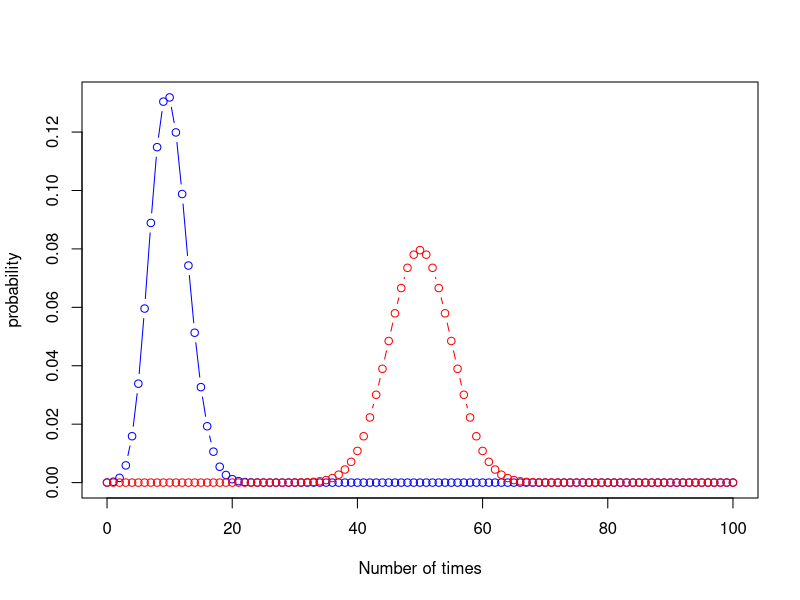

This figure's R source: (Note: this script raises an error after producing the figure.)
# test null model ---- 
p1 <- 0.2
p2 <- 0.5
grid <- 0:100
probability_both_sleep <- dbinom(x = grid, size = 100, prob = p1 * p2)
probability_syncronised <- dbinom(x = grid, size = 100, prob = 1 - (p1 * (1 - p2) + (1 - p1) * p2))

plot(grid, probability_both_sleep, type="b", col = "blue",
     xlab="Number of times",
     ylab="probability")
lines(grid, probability_syncronised, col='red', type = "b")

# markov method to test hypothesis
mm <- data.table(n_both_sleep = replicate(100000, sum(rbinom(n = 100, size = 1, prob = p1) * 
                                                        rbinom(n = 100, size = 1, prob = p2))),
                 n_syncronised = replicate(100000, sum(xor(rbinom(n = 100, size = 1, prob = p1),
                                                           rbinom(n = 100, size = 1, prob = p2))))
) 

hist(mm$n_both_sleep, xlim = c(0, 100))
hist(mm$n_syncronised, xlim = c(0, 100))
# works great!!

# check if temporal structure changes null expectation (very sleazy)
probs <- seq(0.1, 0.9, by = 0.1)
r <- 10 # autocorrelation of successes and not succesess
l <- 100 # autocorrelation of just succecess
n <- 839352 # sample size

sim_data <- sapply(probs, FUN = function(x) {rbinom(n, 1, x)})
sim_data_str <- sapply(probs, FUN = function(x) {
  rbinom(n / r, 1, x) %>>%
    rep(each = r)})
sim_data_str2 <- sapply( 1 / (l * (1 - probs) / probs + 1), FUN = function(x) {
  res <- rbinom(n + n*l, 1, x)
  rep(res, ifelse(res == 1, l, 1))[1:n]
})

# check 
apply(sim_data, 2, mean)
apply(sim_data_str, 2, mean)
apply(sim_data_str2, 2, mean)

# P(N)
hist(apply(sim_data, 1, sum), breaks = 8)
hist(apply(sim_data_str, 1, sum), breaks = 8)
hist(apply(sim_data_str2, 1, sum), breaks = 8)
# nice

# P(ID|N)
sim_data_d <- data.frame()
colnames(sim_data) <- c("a", "b","c","d","e","f","g","h","i")
for(id in colnames(sim_data)) {
  print(id)
  sim_data_d <- rbind(sim_data_d, 
                           as.data.table(sim_data)[, ":="(number_sleeping = apply(sim_data, 1, sum))
                           ][, .(count = .N),
                             by = list(number_sleeping, get(id))
                           ][, ":="(id = id)] |>
                             setnames("get", "is_sleeping"))
}

sim_data_d_m <- copy(sim_data_d)[, ':='(is_sleeping = case_when(is_sleeping == 1 ~ "Sleeping",
                                                                          is_sleeping == 0 ~ "Awake"))
][is_sleeping == "Sleeping",
  # ":="(number_sleeping = number_sleeping - 1), # exclude focus individual
  ":="(number_sleeping = number_sleeping ), # dont exclude focus individual
  # likelihood calculations
][, ":="(tot_id = sum(count)), 
  by = list(is_sleeping, id)
][, ":="(freq_sleep_by_id = count / tot_id), 
  by = list(is_sleeping, id, number_sleeping)
  # posterior calculations
][, ":="(tot_sleeping = sum(count)),
  by = list(is_sleeping, number_sleeping)
][, ":="(freq_number_sleeping = tot_sleeping / sum(count)),
  by = is_sleeping
][, ":="(freq_id_by_sleep = count / tot_sleeping), 
  by = list(is_sleeping, number_sleeping, id)
][, ":="(check = sum(freq_sleep_by_id)), 
  by = list(is_sleeping, id)
][, ":="(check2 = sum(freq_id_by_sleep)), 
  by = list(is_sleeping, number_sleeping)]


ggplot(sim_data_d_m) +
  geom_line(aes(number_sleeping, freq_id_by_sleep, group = id),
            linewidth = 1) +
  ylab("Probability") +
  facet_wrap(~is_sleeping) +
  background_grid()



sim_data_str_d <- data.frame()
colnames(sim_data_str) <- c("a", "b","c","d","e","f","g","h","i")
for(id in colnames(sim_data_str)) {
  print(id)
  sim_data_str_d <- rbind(sim_data_str_d, 
                           as.data.table(sim_data_str)[, ":="(number_sleeping = apply(sim_data_str, 1, sum))
                           ][, .(count = .N),
                             by = list(number_sleeping, get(id))
                           ][, ":="(id = id)] |>
                             setnames("get", "is_sleeping"))
}

sim_data_str_d_m <- copy(sim_data_str_d)[, ':='(is_sleeping = case_when(is_sleeping == 1 ~ "Sleeping",
                                                                        is_sleeping == 0 ~ "Awake"))
][is_sleeping == "Sleeping",
  # ":="(number_sleeping = number_sleeping - 1), # exclude focus individual
  ":="(number_sleeping = number_sleeping ), # dont exclude focus individual
  # likelihood calculations
][, ":="(tot_id = sum(count)), 
  by = list(is_sleeping, id)
][, ":="(freq_sleep_by_id = count / tot_id), 
  by = list(is_sleeping, id, number_sleeping)
  # posterior calculations
][, ":="(tot_sleeping = sum(count)),
  by = list(is_sleeping, number_sleeping)
][, ":="(freq_number_sleeping = tot_sleeping / sum(count)),
  by = is_sleeping
][, ":="(freq_id_by_sleep = count / tot_sleeping), 
  by = list(is_sleeping, number_sleeping, id)
][, ":="(check = sum(freq_sleep_by_id)), 
  by = list(is_sleeping, id)
][, ":="(check2 = sum(freq_id_by_sleep)), 
  by = list(is_sleeping, number_sleeping)]


ggplot(sim_data_str_d_m) +
  geom_line(aes(number_sleeping, freq_id_by_sleep, group = id),
            linewidth = 1) +
  ylab("Probability") +
  facet_wrap(~is_sleeping) +
  background_grid()


sim_data_str2_d <- data.frame()
colnames(sim_data_str2) <- c("a", "b","c","d","e","f","g","h","i")
for(id in colnames(sim_data_str2)) {
  print(id)
  sim_data_str2_d <- rbind(sim_data_str2_d, 
                           as.data.table(sim_data_str2)[, ":="(number_sleeping = apply(sim_data_str2, 1, sum))
                                                        ][, .(count = .N),
                          by = list(number_sleeping, get(id))
                        ][, ":="(id = id)] |>
                          setnames("get", "is_sleeping"))
}

sim_data_str2_d_m <- copy(sim_data_str2_d)[, ':='(is_sleeping = case_when(is_sleeping == 1 ~ "Sleeping",
                                 is_sleeping == 0 ~ "Awake"))
][is_sleeping == "Sleeping",
  # ":="(number_sleeping = number_sleeping - 1), # exclude focus individual
  ":="(number_sleeping = number_sleeping ), # dont exclude focus individual
  # likelihood calculations
][, ":="(tot_id = sum(count)), 
  by = list(is_sleeping, id)
][, ":="(freq_sleep_by_id = count / tot_id), 
  by = list(is_sleeping, id, number_sleeping)
  # posterior calculations
][, ":="(tot_sleeping = sum(count)),
  by = list(is_sleeping, number_sleeping)
][, ":="(freq_number_sleeping = tot_sleeping / sum(count)),
  by = is_sleeping
][, ":="(freq_id_by_sleep = count / tot_sleeping), 
  by = list(is_sleeping, number_sleeping, id)
][, ":="(check = sum(freq_sleep_by_id)), 
  by = list(is_sleeping, id)
][, ":="(check2 = sum(freq_id_by_sleep)), 
  by = list(is_sleeping, number_sleeping)]


ggplot(sim_data_str2_d_m) +
  geom_line(aes(number_sleeping, freq_id_by_sleep, group = id),
            linewidth = 1) +
  ylab("Probability") +
  facet_wrap(~is_sleeping) +
  background_grid()

test_null_combined <- rbind(sim_data_d_m |> mutate(try = 1),
                            sim_data_str_d_m |> mutate(try = 2),
                            sim_data_str2_d_m |> mutate(try = 3))


ggplot(test_null_combined) +
  geom_line(aes(number_sleeping, freq_id_by_sleep, color = as.factor(try), group = interaction(try, id)),
            linewidth = 1) +
  ylab("Probability") +
  facet_wrap(~is_sleeping) +
  background_grid()

# check if shift leads to null model
sequence <- sapply(0.7, FUN = function(x) {
  rbinom(n / r, 1, x) %>>%
    rep(each = r)})

sequence2 <- sapply(0.5, FUN = function(x) {
  rbinom(n / r, 1, x) %>>%
    rep(each = r)})

test <- data.table()
for(shift in 1:1000) {
  print(shift)
  test <- rbind(test, table(head(sequence, -shift) + tail(sequence, -shift)))
}

test_m <- copy(test)[, ":="(V1 = as.factor(V1),
                      N = as.numeric(N))
               ][, ":="(shift = rep(1:(.N/3), each = 3))
                 ][, ":="(tot = sum(N)), by = shift
                   ][, ":="(prop = N/tot)]

ggplot(test_m) +
  geom_line(aes(shift, prop, color = V1)) +
  geom_hline(aes(yintercept = 0.7*0.7))







# Null model pairwise interactions ----
## find data associations ---
# for nighttime
id_behvaiour <- combined_m[, ids, with = F]
result_syncrony <- data.frame()
for(i in 1:length(idsRanked)) {
  print(i)
  for(j in 1:length(idsRanked)) {
    print(j)
    result_syncrony <- rbind(result_syncrony, 
                             data.frame(id = colnames(id_behvaiour)[i], 
                                        id_pair = colnames(id_behvaiour)[j]) |>
                               cbind((id_behvaiour[, ..i] + id_behvaiour[, ..j])[, .(tot = .N), 
                                                                                 by = eval(colnames(id_behvaiour)[i])] |>
                                       setnames(old = colnames(id_behvaiour)[i], 
                                                new = "syncrony")))
  }
}

ggplot(as.data.table(result_syncrony)[syncrony == 1
][, ":="(id = factor(id, 
                     levels = idsRanked_wrong_names),
         id_pair = factor(id_pair, 
                     levels = idsRanked_wrong_names))
][order(id, id_pair)])  +
  geom_point(aes(id, tot)) +
  geom_smooth(aes(id, tot, group = id_pair), 
              method = "lm") +
  facet_wrap(~id_pair) +
  background_grid()

ggsave("figures/test/trinity_bug/syncro.png",
       bg = "white",
       height = 15,
       width = 15)

# for daytime and night
# id_behvaiour_day <- combined_night_m[order(dateTime)][is_night == T][, ids, with = F]
# result_syncrony_day <- data.frame()
# for(i in 1:length(idsRanked)) {
#   print(i)
#   for(j in 1:length(idsRanked)) {
#     print(j)
#     result_syncrony_day <- rbind(result_syncrony_day, 
#                                  data.frame(id = colnames(id_behvaiour_day)[i], 
#                                             id_pair = colnames(id_behvaiour_day)[j]) |>
#                                    cbind(
#                                      setnames(cbind(id_behvaiour_day[, ..i] + id_behvaiour_day[, ..j],
#                                                     combined_night_m[order(dateTime)][is_night == T][, "id_nightday"]),
#                                               old = colnames(id_behvaiour_day)[i], 
#                                               new = "syncrony")[, .(tot = .N), 
#                                                                 by = list(id_nightday, syncrony)]
#                                    ))
#   }
# } 
# 
# ggplot(as.data.table(result_syncrony_day)[syncrony == 1])  +
#   geom_point(aes(id, tot, color = as.factor(id_nightday))) +
#   geom_smooth(aes(id, tot, group = id_pair), 
#               method = "lm") +
#   facet_wrap(~id_pair) +
#   background_grid()

result_syncrony_m <- (as.data.table(result_syncrony)[!is.na(syncrony), ":="(coocurrences = sum(tot)), 
                                                     by = list(id, id_pair)
][, ":="(association = tot/coocurrences)
][, ':='(id = case_when(id == "Sheb" ~"Shebeleza",
                        T ~ id))
][, ':='(id_pair = case_when(id_pair == "Sheb" ~"Shebeleza",
                             T ~ id_pair))
] |> #[id != id_pair][order(syncrony, association, id, id_pair) # keep only one of the symmetric interactions that are present][seq(1, nrow(result_syncrony), by = 2)]
  merge(dominance_id |> rename(dominance_id = dominance, sex_id = sex), 
        by = "id",
        all.x = TRUE) |>
  merge(dominance_id |> rename(dominance_pair = dominance, sex_pair = sex), 
        by.x = "id_pair",
        by.y = "id",
        all.x = TRUE))[, ":="(id = factor(id, levels = idsRanked),
                              id_pair = factor(id_pair, levels = idsRanked))
        ][, ":="(test = sum(association)),
          by = list(id, id_pair)
        ]

ggplot(result_syncrony_m[syncrony == 1])  +
  geom_point(aes(id, association)) +
  geom_smooth(aes(id, association, group = id_pair), 
              method = "lm") +
  facet_wrap(~id_pair) +
  background_grid()

ggsave(here("figures", "test", "t0.03.png"), #"freq-sleep~dominance_INT_sex.png"
       height = 10,
       width = 10,
       bg = "white")

## Create null model ----
null_model_components <- result_syncrony_m[id == id_pair & syncrony == 2
                                           ][, c("id", "coocurrences", "tot", "association")] |>
  rename(n_sleep = tot, tot = coocurrences, prob_sleep = association) |>
  mutate(id = factor(id, levels = idsRanked)) |>
  arrange(id)

# checks
ggplot(null_model_components |>
         merge(dominance_id)) +
  geom_point(aes(dominance, prob_sleep))

ggplot(night_sleep) +
  geom_point(aes(dominance, mean_freq_sleep)) 

observed_data <- result_syncrony_m[, c("id", "id_pair", "syncrony", "tot", "association")] |> #[id != id_pair]
  rename(count = tot, prob = association) 

lk_data <- (as.data.table(expand.grid(id = null_model_components$id, 
                                      id_pair = null_model_components$id,
                                      possible_number_of_events = seq(0, max(null_model_components$tot), 100))) |> # [id != id_pair]
              merge(null_model_components[, -c("tot")] |>
                      rename(id_pair = id, 
                             n_sleep_pair = n_sleep, 
                             prob_sleep_pair = prob_sleep), 
                    by = "id_pair") |>
              merge(null_model_components, 
                    by = "id"))[, ":="(neg_lk_both_sleep = -dbinom(x = possible_number_of_events, 
                                                                   size = tot,
                                                                   prob = ifelse(id != id_pair, 
                                                                                 prob_sleep * prob_sleep_pair,
                                                                                 prob_sleep), 
                                                                   log = T),
                                       neg_lk_both_awake = -dbinom(x = possible_number_of_events, 
                                                                   size = tot,
                                                                   prob = ifelse(id != id_pair, 
                                                                                 (1 - prob_sleep) * (1 - prob_sleep_pair),
                                                                                 1 - prob_sleep),
                                                                   log = T),
                                       neg_lk_both_asyncro = ifelse(id != id_pair,
                                                                    -dbinom(x = possible_number_of_events, 
                                                                            size = tot,
                                                                            prob = 1 - (prob_sleep * (1 - prob_sleep_pair) + (1 - prob_sleep) * prob_sleep_pair), 
                                                                            log = T),
                                                                    NA),
                                       neg_lk_both_syncro = ifelse(id != id_pair,
                                                                   -dbinom(x = possible_number_of_events, 
                                                                           size = tot,
                                                                           prob = prob_sleep * (1 - prob_sleep_pair) + (1 - prob_sleep) * prob_sleep_pair, 
                                                                           log = T),
                                                                   NA),
                                       # find 95% confidence intervals
                                       low_both_sleep = qbinom(p = 0.025, 
                                                               size = tot, 
                                                               prob = ifelse(id != id_pair, 
                                                                             prob_sleep * prob_sleep_pair,
                                                                             prob_sleep), 
                                                               lower.tail = TRUE),
                                       high_both_sleep = qbinom(p = 0.975, 
                                                                size = tot, 
                                                                prob = ifelse(id != id_pair, 
                                                                              prob_sleep * prob_sleep_pair,
                                                                              prob_sleep), 
                                                                lower.tail = TRUE),
                                       low_both_awake = qbinom(p = 0.05, 
                                                               size = tot, 
                                                               prob = ifelse(id != id_pair, 
                                                                             (1 - prob_sleep) * (1 - prob_sleep_pair),
                                                                             1 - prob_sleep), 
                                                               lower.tail = TRUE),
                                       high_both_awake = qbinom(p = 0.975, 
                                                                size = tot, 
                                                                prob = ifelse(id != id_pair, 
                                                                              (1 - prob_sleep) * (1 - prob_sleep_pair),
                                                                              1 - prob_sleep), 
                                                                lower.tail = TRUE),
                                       low_both_asyncro = qbinom(p = 0.05, 
                                                                 size = tot, 
                                                                 prob =  1 - (prob_sleep * (1 - prob_sleep_pair) + (1 - prob_sleep) * prob_sleep_pair), 
                                                                 lower.tail = TRUE),
                                       high_both_asyncro = qbinom(p = 0.975, 
                                                                  size = tot, 
                                                                  prob =  1 - (prob_sleep * (1 - prob_sleep_pair) + (1 - prob_sleep) * prob_sleep_pair), 
                                                                  lower.tail = TRUE),
                                       low_both_syncro = qbinom(p = 0.05, 
                                                                size = tot, 
                                                                prob = prob_sleep * (1 - prob_sleep_pair) + (1 - prob_sleep) * prob_sleep_pair, 
                                                                lower.tail = TRUE),
                                       high_both_syncro = qbinom(p = 0.975, 
                                                                 size = tot, 
                                                                 prob = prob_sleep * (1 - prob_sleep_pair) + (1 - prob_sleep) * prob_sleep_pair, 
                                                                 lower.tail = TRUE))] |>
  merge(observed_data[syncrony == 2, c("id", "id_pair", "count")] |>
          rename(data_both_sleep = count),
        by = c("id", "id_pair")) |>
  merge(observed_data[syncrony == 0, c("id", "id_pair", "count")] |>
          rename(data_both_awake = count),
        by = c("id", "id_pair")) |>
  merge(observed_data[syncrony == 1, c("id", "id_pair", "count")] |>
          rename(data_both_asyncro = count),
        by = c("id", "id_pair"),
        all.x = T) |>
  merge(observed_data[syncrony != 1 & id != id_pair
  ][, .(data_both_syncro = sum(count)),
    by = c("id", "id_pair")],
  all.x = T) |>
  mutate(obs_neg_lk_both_sleep = -dbinom(x = data_both_sleep, 
                                         size = tot,
                                         prob = ifelse(id != id_pair, 
                                                       prob_sleep * prob_sleep_pair,
                                                       prob_sleep), 
                                         log = T),
         obs_neg_lk_both_awake = -dbinom(x = data_both_awake, 
                                         size = tot,
                                         prob = ifelse(id != id_pair, 
                                                       (1 - prob_sleep) * (1 - prob_sleep_pair),
                                                       1 - prob_sleep), 
                                         log = T),
         obs_neg_lk_both_asyncro = -dbinom(x = data_both_asyncro, 
                                           size = tot,
                                           prob = 1 - (prob_sleep * (1 - prob_sleep_pair) + (1 - prob_sleep) * prob_sleep_pair), 
                                           log = T),
         obs_neg_lk_both_syncro = -dbinom(x = data_both_syncro, 
                                          size = tot,
                                          prob = prob_sleep * (1 - prob_sleep_pair) + (1 - prob_sleep) * prob_sleep_pair, 
                                          log = T)) |>
  group_by(id, id_pair) |>
  mutate(
    # null_expectation_sleep = possible_number_of_events[which(neg_lk_both_sleep == min(neg_lk_both_sleep))], # this is the null expectation
    #      null_expectation_awake = possible_number_of_events[which(neg_lk_both_awake == min(neg_lk_both_awake))],
    #      null_expectation_asyncro = ifelse(id != id_pair,
    #                                        possible_number_of_events[which(neg_lk_both_asyncro == min(neg_lk_both_asyncro))],
    #                                        NA),
    #      null_expectation_syncro = ifelse(id != id_pair,
    #                                       data_both_syncro / possible_number_of_events[which(neg_lk_both_syncro == min(neg_lk_both_syncro))],
    #                                       NA),
    null_expectation_sleep = tot * prob_sleep * prob_sleep_pair,
    null_expectation_awake = tot * (1 - prob_sleep) * (1 - prob_sleep_pair),
    null_expectation_asyncro =  ifelse(id != id_pair,
                                       tot * ((1 - prob_sleep) * (prob_sleep_pair) + (prob_sleep) * (1 - prob_sleep_pair)),
                                       NA),
    null_expectation_syncro = ifelse(id != id_pair,
                                     tot  * ((1 - prob_sleep) * (1 - prob_sleep_pair) + (prob_sleep) * (prob_sleep_pair)),
                                     NA),
    ratio_both_sleep = data_both_sleep / null_expectation_sleep,
    ratio_both_awake = data_both_awake / null_expectation_awake,
    ratio_both_asyncro = ifelse(id != id_pair,
                                data_both_asyncro / null_expectation_asyncro,
                                NA),
    ratio_both_syncro = ifelse(id != id_pair,
                               data_both_syncro / null_expectation_syncro,
                               NA),
    data_state_sleep = case_when(data_both_sleep < low_both_sleep ~ "Lower",
                                 data_both_sleep > high_both_sleep ~ "Higher",
                                 T ~ "non-significant"),
    data_state_awake = case_when(data_both_awake < low_both_awake ~ "Lower",
                                 data_both_awake > high_both_awake ~ "Higher",
                                 T ~ "non-significant"),
    data_state_asyncro = case_when(data_both_asyncro < low_both_asyncro ~ "Lower",
                                   data_both_asyncro > high_both_asyncro ~ "Higher",
                                   T ~ "non-significant"),
    data_state_syncro = case_when(data_both_syncro < low_both_syncro ~ "Lower",
                                  data_both_syncro > high_both_syncro ~ "Higher",
                                  T ~ "non-significant")) |>
  as.data.table()

ggplot(lk_data) +
  geom_line(aes(possible_number_of_events, neg_lk_both_asyncro)) +
  geom_hline(aes(yintercept = obs_neg_lk_both_asyncro), color = "red", lty = "dashed") +
  geom_vline(aes(xintercept = data_both_asyncro), color = "blue", lty = "dashed") +
  # geom_rect(data = lk_data[, .(low_both_asyncro = unique(low_both_asyncro),
  #                              high_both_asyncro = unique(high_both_asyncro)), 
  #                          by = list(id, id_pair)],
  #           aes(xmin = low_both_asyncro, xmax = high_both_asyncro, 
  #               ymin = 0, ymax = 1250000), 
  #           alpha = 0.3, color = NA, fill = "black") +
  geom_point(data = lk_data[, .(data_both_asyncro = unique(data_both_asyncro),
                                obs_neg_lk_both_asyncro = unique(obs_neg_lk_both_asyncro),
                                data_state_asyncro = unique(data_state_asyncro)), 
                            by = list(id, id_pair)],
             aes(data_both_asyncro, obs_neg_lk_both_asyncro, 
                 color = data_state_asyncro), 
            size = 4) +
  scale_color_viridis_d(name = "") +
  ylab("Negative log likelihood") +
  xlab("Number of asynchronous events") +
  facet_grid(cols = vars(id),
             rows = vars(id_pair)) +
  background_grid()

ggsave(here("figures", "sleep", "null_model", "null_model_asyncro.png"),
       height = 25,
       width = 30,
       bg = "white")  

ggplot(lk_data) +
  geom_line(aes(possible_number_of_events, neg_lk_both_sleep)) +
  geom_hline(aes(yintercept = obs_neg_lk_both_sleep), color = "red", lty = "dashed") +
  geom_vline(aes(xintercept = data_both_sleep), color = "blue", lty = "dashed") +
  # geom_rect(data = lk_data[, .(low_both_sleep = unique(low_both_sleep),
  #                              high_both_sleep = unique(high_both_sleep)), 
  #                          by = list(id, id_pair)],
  #           aes(xmin = low_both_sleep, xmax = high_both_sleep, 
  #               ymin = 0, ymax = 1250000), 
  #           alpha = 0.3, color = NA, fill = "black") +
  geom_point(data = lk_data[, .(data_both_sleep = unique(data_both_sleep),
                                obs_neg_lk_both_sleep = unique(obs_neg_lk_both_sleep),
                                data_state_sleep = unique(data_state_sleep)), 
                            by = list(id, id_pair)],
             aes(data_both_sleep, obs_neg_lk_both_sleep, 
                 color = data_state_sleep), 
             size = 4) +
  scale_color_viridis_d(name = "") +
  ylab("Negative log likelihood") +
  xlab("Number of synchronous sleeping events") +
  facet_grid(cols = vars(id),
             rows = vars(id_pair)) +
  background_grid()

ggsave(here("figures", "sleep", "null_model", "null_model_sleep.png"),
       height = 30,
       width = 25,
       bg = "white")

ggplot(lk_data) +
  geom_line(aes(possible_number_of_events, neg_lk_both_awake)) +
  geom_hline(aes(yintercept = obs_neg_lk_both_awake), color = "red", lty = "dashed") +
  geom_vline(aes(xintercept = data_both_awake), color = "blue", lty = "dashed") +
  # geom_rect(data = lk_data[, .(low_both_awake = unique(low_both_awake),
  #                              high_both_awake = unique(high_both_awake)), 
  #                          by = list(id, id_pair)],
  #           aes(xmin = low_both_awake, xmax = high_both_awake, 
  #               ymin = 0, ymax = 1250000), 
  #           alpha = 0.3, color = NA, fill = "black") +
  geom_point(data = lk_data[, .(data_both_awake = unique(data_both_awake),
                                obs_neg_lk_both_awake = unique(obs_neg_lk_both_awake),
                                data_state_awake = unique(data_state_awake)), 
                            by = list(id, id_pair)],
             aes(data_both_awake, obs_neg_lk_both_awake, 
                 color = data_state_awake), 
             size = 4) +
  scale_color_viridis_d(name = "") +
  ylab("Negative log likelihood") +
  xlab("Number of synchronous awake events") +  
  facet_grid(cols = vars(id),
             rows = vars(id_pair)) +
  background_grid()

ggsave(here("figures", "sleep", "null_model", "null_model_awake.png"),
       height = 30,
       width = 30,
       bg = "white")

ggplot(lk_data) +
  geom_line(aes(possible_number_of_events, neg_lk_both_syncro)) +
  geom_hline(aes(yintercept = obs_neg_lk_both_syncro), color = "red", lty = "dashed") +
  geom_vline(aes(xintercept = data_both_syncro), color = "blue", lty = "dashed") +
  # geom_rect(data = lk_data[, .(low_both_syncro = unique(low_both_syncro),
  #                              high_both_syncro = unique(high_both_syncro)), 
  #                          by = list(id, id_pair)],
  #           aes(xmin = low_both_syncro, xmax = high_both_syncro, 
  #               ymin = 0, ymax = 1250000), 
  #           alpha = 0.3, color = NA, fill = "black") +
  geom_point(data = lk_data[, .(data_both_syncro = unique(data_both_syncro),
                                obs_neg_lk_both_syncro = unique(obs_neg_lk_both_syncro),
                                data_state_syncro = unique(data_state_syncro)),
                            by = list(id, id_pair)],
             aes(data_both_syncro, obs_neg_lk_both_syncro,
                 color = data_state_syncro),
             size = 4) +
  scale_color_viridis_d(name = "") +
  ylab("Negative log likelihood") +
  xlab("Number of synchronous events") +
  facet_grid(cols = vars(id),
             rows = vars(id_pair)) +
  background_grid()

ggsave(here("figures", "sleep", "null_model", "null_model_syncro.png"),
       height = 30,
       width = 25,
       bg = "white")


## Create and visualize network ----
lk_network <- (lk_data[, .(nlk_sleep = unique(obs_neg_lk_both_sleep),
                           nlk_awake = unique(obs_neg_lk_both_awake),
                           nlk_asyncro = unique(obs_neg_lk_both_asyncro),
                           nlk_syncro = unique(obs_neg_lk_both_syncro),
                           ratio_sleep = unique(ratio_both_sleep),
                           ratio_awake = unique(ratio_both_awake),
                           ratio_asyncro = unique(ratio_both_asyncro),
                           ratio_syncro = unique(ratio_both_syncro)),
                       by = list(id, id_pair)
] |>
  merge(dominance_id,
        by = "id") |>
  merge(dominance_id |> rename(id_pair = id, sex_pair = sex, dominance_pair = dominance),
        by = "id_pair") |>
  pivot_longer(cols = matches("nlk|ratio"),
               names_to = c(".value", "syncrony"),
               names_pattern = "(.+)_(.+)") |>
  as.data.table())[, ":="(id = factor(id, levels = idsRanked),
                          id_pair = factor(id_pair, levels = idsRanked))]

ggplot(lk_network) +
  geom_point(aes(dominance_pair, nlk, color = syncrony)) +
  geom_smooth(aes(dominance_pair, nlk, color = syncrony),
              method = "lm") +
  scale_color_discrete(name = "") +
  facet_wrap(~id) +
  background_grid()

ggplot(lk_network) +
  geom_point(aes(dominance_pair, ratio, color = syncrony)) +
  geom_smooth(aes(dominance_pair, ratio, color = syncrony),
              method = "lm") +
  scale_color_discrete(name = "") +
  facet_wrap(~id) +
  background_grid()

# Asynchro
ggplot(lk_network[syncrony == "asyncro"]) +
  geom_point(aes(dominance_pair, nlk, color = dominance, group = id)) +
  geom_smooth(aes(dominance_pair, nlk, color = dominance, group = id),
              method = "lm", linewidth = 2,
              se = F) +
  scale_color_viridis_c() +
  facet_wrap(~sex) +
  ggtitle("Asynchrony") +
  background_grid()

ggsave(here("figures", "sleep", "null_model", "asyncro~dominance_pair_TIMES_dominance_id_null_model.png"),
       height = 5,
       width = 7,
       bg = "white")

ggplot(lk_network[syncrony == "asyncro"]) +
  geom_point(aes(dominance_pair, ratio, color = dominance, group = id)) +
  geom_smooth(aes(dominance_pair, ratio, color = dominance, group = id),
              method = "lm", linewidth = 2,
              se = F) +
  scale_color_viridis_c() +
  facet_wrap(~sex) +
  ggtitle("Asynchrony") +
  background_grid()

ggplot(lk_network[syncrony == "asyncro"]) +
  geom_point(aes(dominance_pair, ratio, color = id_pair, group = id)) +
  geom_smooth(aes(dominance_pair, ratio, color = id_pair, group = id),
              method = "lm", linewidth = 2,
              se = F) +
  scale_color_viridis_d(option = "turbo") +
  facet_wrap(~id) +
  ggtitle("Asynchrony") +
  background_grid()

# synchro
ggplot(lk_network[syncrony == "syncro"]) +
  geom_point(aes(dominance_pair, nlk, color = dominance, group = id)) +
  geom_smooth(aes(dominance_pair, nlk, color = dominance, group = id),
              method = "lm", linewidth = 2,
              se = F) +
  scale_color_viridis_c() +
  facet_wrap(~sex) +
  ggtitle("Synchrony") +
  background_grid()

ggsave(here("figures", "sleep", "null_model", "syncro~dominance_pair_TIMES_dominance_id_null_model.png"),
       height = 5,
       width = 7,
       bg = "white")

ggplot(lk_network[syncrony == "syncro"]) +
  geom_point(aes(dominance_pair, nlk, color = dominance, group = id)) +
  geom_smooth(aes(dominance_pair, nlk, color = dominance, group = id),
              method = "lm", linewidth = 2,
              se = F) +
  scale_color_viridis_c() +
  facet_wrap(~sex) +
  ggtitle("Synchrony") +
  background_grid()

ggplot(lk_network[syncrony == "syncro"]) +
  geom_point(aes(dominance_pair, ratio, color = dominance), size = 2) +
  #geom_line(aes(dominance_pair, ratio, color = dominance, group = id, lty = sex)) +
  geom_smooth(aes(dominance_pair, ratio, color = dominance, group = id),
              method = "lm", linewidth = 2, fullrange = T,
              se = F) +
  scale_color_viridis_c() +
  ylab("Observed synchrony over null model syncrony") +
  facet_wrap(~id) +
  #ggtitle("Synchrony") +
  background_grid()

ggplot(lk_network[syncrony == "syncro"]) +
  geom_point(aes(dominance_pair, ratio, color = dominance), size = 2) +
  #geom_line(aes(dominance_pair, ratio, color = dominance, group = id, lty = sex)) +
  geom_smooth(aes(dominance_pair, ratio, color = dominance, group = id),
              method = "lm", linewidth = 2, fullrange = T,
              se = F) +
  scale_color_viridis_c() +
  ylab("Observed synchrony over null model syncrony") +
  facet_wrap(~id) +
  #ggtitle("Synchrony") +
  background_grid()

ggsave(here("figures", "sleep", "null_model", "syncro_ratio~dominance_pair_TIMES_dominance_id_null_model.png"),
       height = 5,
       width = 7,
       bg = "white")

ggplot(lk_network[syncrony == "syncro"]) +
  geom_point(aes(dominance_pair, ratio, color = id_pair, group = id)) +
  geom_smooth(aes(dominance_pair, ratio, color = id_pair, group = id),
              method = "lm", linewidth = 2,
              se = F) +
  scale_color_viridis_d(option = "turbo") +
  facet_wrap(~id) +
  ggtitle("Synchrony") +
  background_grid()

# Both sleep
ggplot(lk_network[syncrony == "sleep"]) +
  geom_point(aes(dominance_pair, nlk, color = dominance, group = id)) +
  geom_smooth(aes(dominance_pair, nlk, color = dominance, group = id),
              method = "lm", linewidth = 2,
              se = F) +
  scale_color_viridis_c() +
  ggtitle("Both sleeping") +
  facet_wrap(~id) +
  background_grid()

ggsave(here("figures", "sleep", "null_model", "both_sleep~dominance_pair_null_model.png"),
       height = 7,
       width = 7,
       bg = "white")

ggplot(lk_network[syncrony == "sleep"]) +
  geom_point(aes(dominance_pair, nlk, color = dominance, group = id)) +
  geom_smooth(aes(dominance_pair, nlk, color = dominance, group = id),
              method = "lm", linewidth = 2,
              se = F) +
  scale_color_viridis_c() +
  ggtitle("Both sleeping") +
  background_grid()

ggsave(here("figures", "sleep", "null_model", "both_sleep~dominance_pair_TIMES_dominance_id_null_model.png"),
       height = 5,
       width = 7,
       bg = "white")

ggplot(lk_network[syncrony == "sleep"]) +
  geom_point(aes(dominance_pair, ratio, color = dominance, group = id)) +
  geom_smooth(aes(dominance_pair, ratio, color = dominance, group = id),
              method = "lm", linewidth = 2,
              se = F) +
  scale_color_viridis_c() +
  ggtitle("Both sleeping") +
  facet_wrap(~id) +
  background_grid()

# Both awake
ggplot(lk_network[syncrony == "awake"]) +
  geom_point(aes(dominance_pair, nlk, color = dominance, group = id)) +
  geom_smooth(aes(dominance_pair, nlk, color = dominance, group = id),
              method = "lm", linewidth = 2,
              se = F) +
  scale_color_viridis_c() +
  ggtitle("Both awake") +
  facet_wrap(~id) +
  background_grid()

ggsave(here("figures", "sleep", "null_model", "both_awake~dominance_pair_null_model.png"),
       height = 7,
       width = 7,
       bg = "white")

ggplot(lk_network[syncrony == "both_awake"]) +
  geom_point(aes(dominance_pair, nlk, color = dominance, group = id)) +
  geom_smooth(aes(dominance_pair, nlk, color = dominance, group = id),
              method = "lm", linewidth = 2,
              se = F) +
  scale_color_viridis_c() +
  ggtitle("Both awake") +
  background_grid()

ggsave(here("figures", "sleep", "null_model", "both_awake~dominance_pair_TIMES_dominance_id_null_model.png"),
       height = 5,
       width = 7,
       bg = "white")

ggplot(lk_network[syncrony == "awake"]) +
  geom_point(aes(dominance_pair, ratio, color = dominance, group = id)) +
  geom_smooth(aes(dominance_pair, ratio, color = dominance, group = id),
              method = "lm", linewidth = 2,
              se = F) +
  scale_color_viridis_c() +
  ggtitle("Both awake") +
  facet_wrap(~id) +
  background_grid()


### Plot network ----
net_null_model <- as_tbl_graph(lk_network[id != id_pair
                                          ][, ":="(from = as.character(id),
                                                     to = as.character(id_pair))
                                            ][, c("from", "to", "ratio", "syncrony")],
  nodes = copy(dominance_id)[, ":="(id = as.character(id))]) |>
  activate(nodes) |>
  left_join(dominance_id[, ":="(name = as.character(id))][, -c("id")])

ggraph(net_null_model |>   
         activate(edges)  |>
         filter(syncrony == "syncro",
                ratio > quantile(ratio, probs = 0)),
       layout = "stress") +#"kk"
  geom_edge_link(
    aes(color = as.factor(ratio),
        width = ratio)) + 
  scale_edge_color_manual(values = viridis(n = 263)) + 
  geom_node_point(
    aes(#fill = as.factor(node_number),
      # fill = as.factor(dominance),
      size = dominance), 
    #size = 8,
    fill = "black",
    color = "black", shape = 21) +
  scale_size_continuous(range = c(5, 15)) +
  #scale_fill_viridis_d(option = "viridis") +
  geom_node_label(
    aes(label = name),
    nudge_y = 0.05
  ) +
  ggtitle("Sleep") +
  theme(legend.position = 'none')

ggsave(here("figures", "sleep", "syncrony", "net_sleep_syncro.png"),
       height = 10,
       width = 10,
       bg = "white")

## Stats ----
glm_coordination <- glm(data = result_syncrony_m[id != id_pair][syncrony == 1] |>
                          merge(null_model_components[, c("id", "prob_sleep")]) |>
                          merge(null_model_components[, c("id", "prob_sleep")] |>
                                  rename(id_pair = id, prob_sleep_pair = prob_sleep),
                                by = "id_pair"), # here should be the ratio data ? 
                        association ~ dominance_id * dominance_pair + sex_id + sex_pair + prob_sleep_pair + prob_sleep,
                        weights = coocurrences)
summary(glm_coordination)

model_synchro <- lm(data = lk_network[id != id_pair][syncrony %in% c("syncro")
] |> merge(dominance_id), # here should be the ratio data ? 
ratio ~ dominance * dominance_pair)
summary(model_synchro)



# Null model for probability n are simultaneously sleeping P(N) ----
## Null expectation ----
data_n_sleeping <- combined_m[number_individuals == 12
][, ":="(tot = .N)
][, .(freq_number_sleeping = .N / unique(tot),
      tot = unique(tot),
      n_obs = .N), 
  by = number_sleeping]

{
  prob_ind_sleep <- null_model_components[order(id)]$prob_sleep
  prob_ind_awake <- 1 - prob_ind_sleep
  null_n_simultaneously_sleeping <- data.table(n = 0:12, prob_sleep = 0, is_sleeping = "Sleeping")
  for(i in 1:nrow(null_n_simultaneously_sleeping)) { # every possible n choose i, meaning combinations of i baboons simultaneously sleeping
    null_n_simultaneously_sleeping[i, "prob_sleep"] <- sum(apply(combn(12, i - 1), # create all combinations of i individuals simultaneously sleeping possible. i - 1 bc I start from n sleeping == 0
                                                                 2, # in the rows is the individuals selected, in the colums one specific combination of individuals
                                                                 FUN = function(chosen_individuals_sleeping) {
                                                                   output <- prod(prob_ind_sleep[chosen_individuals_sleeping]) * prod(prob_ind_awake[(1:12)[-chosen_individuals_sleeping]]) # since it is independent, I have to multiply the probability that each individual is in the specific state
                                                                   if(length(chosen_individuals_sleeping) == 0) {
                                                                     output <- prod(prob_ind_awake[1:12])
                                                                   }
                                                                   return(output)
                                                                 }))
  }
  # null_n_simultaneously_sleeping[1, 2] <- prod(prob_ind_awake)
  # null_n_simultaneously_sleeping[13, 2] <- prod(prob_ind_sleep)
  null_n_simultaneously_sleeping <- copy(null_n_simultaneously_sleeping)[, ":="(check_null = sum(prob_sleep)) # by reference
  ] |>
    merge(data_n_sleeping, by.x = "n", by.y = "number_sleeping") |>
    mutate(diff = freq_number_sleeping  - prob_sleep,
           avg_null = sum(prob_sleep * n))
}

ggplot(null_n_simultaneously_sleeping) +
  geom_line(aes(n, prob_sleep), 
            linewidth = 2, lty = "dashed") +
  geom_line(aes(n, freq_number_sleeping), 
            linewidth = 2) +
  geom_vline(aes(xintercept = avg), color = "red") +
  scale_x_continuous(breaks = seq(0, 12, by = 1)) +
  geom_vline(aes(xintercept = 6)) +
  background_grid() 

ggsave(here("figures", "mean.VeBDAs threshold 0.03", "P(IDgivenN)", "null_P(N).png"),
       height = 10,
       width = 10,
       bg = "white")

ggplot(null_n_simultaneously_sleeping) +
  geom_line(aes(n, prob_sleep), 
            linewidth = 2, lty = "dashed") +
  geom_line(aes(n, freq_number_sleeping), 
            linewidth = 2) +
  # geom_vline(aes(xintercept = avg), color = "red") +
  # geom_vline(aes(xintercept = 6)) +
  scale_x_continuous(breaks = seq(0, 12, by = 1)) +
  background_grid() 

ggplot(null_n_simultaneously_sleeping) +
  geom_line(aes(n, n_obs), 
            linewidth = 2) +
  geom_line(aes(n, freq_number_sleeping * tot), 
            linewidth = 2, , lty = "dashed", color = "red") +
  # geom_vline(aes(xintercept = avg), color = "red") +
  # geom_vline(aes(xintercept = 6)) +
  scale_x_continuous(breaks = seq(0, 12, by = 1)) +
  background_grid() 

ggplot(null_n_simultaneously_sleeping) +
  geom_col(aes(n, freq_number_sleeping), fill = "black", alpha = 0.1,
           color = "black", size =1) +
  # geom_col(aes(n, prob_sleep), fill = NA,
  #          color = "red", size = 2) +
  scale_x_continuous(breaks = seq(0, 12, by = 1)) +
  #geom_vline(aes(xintercept = 6)) +
  background_grid() 

ggplot(null_n_simultaneously_sleeping) +
  geom_col(aes(n, freq_number_sleeping), fill = "black", alpha = 0.1,
           color = "black", size =1) +
  geom_col(aes(n, prob_sleep), fill = NA,
           color = "red", size = 2) +
  scale_x_continuous(breaks = seq(0, 12, by = 1)) +
  #geom_vline(aes(xintercept = 6)) +
  background_grid() 

ggplot(null_n_simultaneously_sleeping) +
  geom_col(aes(n, freq_number_sleeping), fill = "black", alpha = 0.1,
           color = "black", size =2) +
  geom_col(aes(n, prob_sleep), fill = NA,
           color = "red", size = 2) +
  scale_x_continuous(breaks = seq(0, 12, by = 1)) +
  #geom_vline(aes(xintercept = 6)) +
  background_grid() 

ggplot(null_n_simultaneously_sleeping) +
  geom_col(aes(n, freq_number_sleeping), fill = "black", alpha = 0.1,
           color = "black") +
  geom_segment(aes(xend = n, x = n, 
                   y = freq_number_sleeping, 
                   yend = freq_number_sleeping - diff), 
           color = "red", size = 2, arrow = arrow(length = unit(0.5, "cm"))) +
  scale_x_continuous(breaks = seq(0, 12, by = 1)) +
  #geom_vline(aes(xintercept = 6)) +
  background_grid() 

ggplot(null_n_simultaneously_sleeping) +
  geom_line(aes(n, diff)) +
  geom_hline(aes(yintercept = 0))

ggsave(here("figures", "mean.VeBDAs threshold 0.03", "P(IDgivenN)", "null_P(N)_diff.png"),
       height = 10,
       width = 10,
       bg = "white")

# Null model for probability n are simultaneously awake P(N) ----
## Null expectation ----
{
  prob_ind_sleep <- null_model_components[order(id)]$prob_sleep
  prob_ind_awake <- 1 - prob_ind_sleep
  null_n_simultaneously_awake <- data.table(n = 0:12, prob_awake = 0, is_sleeping = "Awake")
  for(i in 1:nrow(null_n_simultaneously_sleeping)) { # every possible n choose i, meaning combinations of i baboons simultaneously sleeping
    null_n_simultaneously_awake[i, "prob_awake"] <- sum(apply(combn(12, i - 1), # create all combinations of i individuals simultaneously awake possible. i - 1 bc I start from n awake == 0
                                                                 2, # in the rows is the individuals selected, in the colums one specific combination of individuals
                                                                 FUN = function(chosen_individuals_awake) {
                                                                   output <- prod(prob_ind_awake[chosen_individuals_awake]) * prod(prob_ind_sleep[(1:12)[-chosen_individuals_awake]]) # since it is independent, I have to multiply the probability that each individual is in the specific state
                                                                   if(length(chosen_individuals_awake) == 0) {
                                                                     output <- prod(prob_ind_sleep[1:12])
                                                                   }
                                                                   return(output)
                                                                 }))
  }
  # null_n_simultaneously_sleeping[1, 2] <- prod(prob_ind_awake)
  # null_n_simultaneously_sleeping[13, 2] <- prod(prob_ind_sleep)
  null_n_simultaneously_awake <- copy(null_n_simultaneously_awake)[, ":="(check_null = sum(prob_awake)) # by reference
  ] |>
    merge(data_n_awake, by.x = "n", by.y = "number_awake") |>
    mutate(diff = freq_number_awake  - prob_awake,
           avg_null = sum(prob_awake * n))
}

ggplot(null_n_simultaneously_awake) +
  geom_line(aes(n, prob_awake), 
            linewidth = 2, lty = "dashed") +
  geom_line(aes(n, freq_number_awake), 
            linewidth = 2) +
  geom_vline(aes(xintercept = 6)) +
  background_grid() +
  geom_vline(aes(xintercept = avg), color = "red") 

ggsave(here("figures", "mean.VeBDAs threshold 0.03", "P(IDgivenN)", "null_P(N).png"),
       height = 10,
       width = 10,
       bg = "white")

ggplot(null_n_simultaneously_awake) +
  geom_line(aes(n, diff)) +
  geom_hline(aes(yintercept = 0))

ggsave(here("figures", "mean.VeBDAs threshold 0.03", "P(IDgivenN)", "null_P(N)_diff.png"),
       height = 10,
       width = 10,
       bg = "white")

# Combine ----
null_n_simulataneous <- null_n_simultaneously_awake |> 
  rename(freq_data = freq_number_awake,
         freq_null = prob_awake) |> 
  rbind(null_n_simultaneously_sleeping |>
          rename(freq_data = freq_number_sleeping,
                 freq_null = prob_sleep)) 

ggplot(null_n_simulataneous) +
  geom_line(aes(n, freq_null, color = is_sleeping), linewidth = 3, lty = "dashed") +
  geom_line(aes(n, freq_data, color = is_sleeping), linewidth = 3) +
  geom_vline(aes(xintercept = 6)) +
  background_grid() # it inverts at precisely half
  

## Likelihood of data ----
combinatorics_data <- data.table(number_sleeping = 0:12, # pre-calculate this (I could also have used it for the other scenarios but it was not necessary speedwise)
                                 nllk = map(0:12, 
                                            function(number_sleeping) {
                                              apply(combn(12, number_sleeping), # create all combinations of individuals simultaneously sleeping possible.
                                                    2, # in the rows is the individuals selected, in the colums one specific combination of individuals
                                                    FUN = function(chosen_individuals_sleeping) {
                                                      output <- prod(prob_ind_sleep[chosen_individuals_sleeping]) * prod(prob_ind_awake[(1:12)[-chosen_individuals_sleeping]]) # since it is independent, I have to multiply the probability that each individual is in the specific state
                                                      if(length(chosen_individuals_sleeping) == 0) {
                                                        output <- prod(prob_ind_awake[1:12])
                                                      }
                                                      return(output)
                                                    }) |> 
                                                sum() |> 
                                                log() * -1
                                            }) |> 
                                   unlist())

ggplot(combinatorics_data) +
  geom_line(aes(number_sleeping, nllk)) +
  background_grid()


lk_n_sleeping <- data.table(number_sleeping = combined_m$number_sleeping,
                            nllk = combinatorics_data$nllk[combined_m$number_sleeping + 1]) |> # + 1 bc combined_m$number_sleeping starts from zero
                 mutate(total_nllk = sum(nllk))

# How to find confidence intervals ???
                          
# Null model for probability ID is sleeping when other N are doing so P(ID|N) ----
## calculate null expectation (use of Bayes theorem) ----
null_id_n_sleeping <- expand.grid(id = null_model_components$id, number_sleeping = 1:12) |> # possible number of individuals sleeping goes from 1 to 12. It is impossible that P(N = 0|sleeping)
  mutate(lk = -1,
         is_sleeping = "Sleeping") |> as.data.table() |>
  merge(null_model_components, on = "id") |>
  arrange(number_sleeping, id) |>
  mutate(prob_awake = 1 - prob_sleep)
null_id_n_awake <- expand.grid(id = null_model_components$id, number_sleeping = 0:11) |> # possible number of individuals sleeping goes from 1 to 12. It is impossible that P(N = 0|sleeping)
  mutate(lk = -1,
         is_sleeping = "Awake") |> as.data.table() |>
  merge(null_model_components, on = "id") |>
  arrange(number_sleeping, id) |>
  mutate(prob_awake = 1 - prob_sleep)

# use Bayes theorem: P(sleeping|N) = (P(sleeping)P(N|sleeping))/P(N) P(N) is the tricky one
for(i in 1:nrow(null_id_n_sleeping)) { # calculate likelihoods
  focus_id <- null_id_n_sleeping$id[i] |> as.numeric()
  
  # for sleep
  Nsleep <- null_id_n_sleeping$number_sleeping[i]
  null_id_n_sleeping[i, "lk"] <- sum(apply(combn((1:12)[-focus_id], # P(N|sleeping)
                                                 Nsleep-1), 
                                           2, 
                                           FUN = function(chosen_individuals_sleeping) { 
                                             prod(prob_ind_sleep[chosen_individuals_sleeping]) * prod(prob_ind_awake[(1:12)[-c(chosen_individuals_sleeping, focus_id)]]
                                             ) 
                                           }))
  
  # for awake
  Nawake <- null_id_n_awake$number_sleeping[i]
  null_id_n_awake[i, "lk"] <- sum(apply(combn((1:12)[-focus_id], # P(N|sleeping)
                                              Nawake), 
                                           2, 
                                           FUN = function(chosen_individuals_sleeping) { 
                                             prod(prob_ind_sleep[chosen_individuals_sleeping]) * prod(prob_ind_awake[(1:12)[-c(chosen_individuals_sleeping, focus_id)]]
                                             ) 
                                           }))
}
# calculate remaining ingredients for Bayes formula 
null_id_n_sleeping_m <- copy(null_id_n_sleeping)[, ":="(p_data = sum(prob_sleep * lk)),
                                                 by = number_sleeping][, ":="(null_posterior = (prob_sleep * lk) / p_data)
                                                                       ][, ":="(check_null_posterior = sum(null_posterior)),
                                                                         by = number_sleeping]
null_id_n_awake_m <- copy(null_id_n_awake)[, ":="(p_data = sum(prob_awake * lk)),
                                                 by = number_sleeping][, ":="(null_posterior = (prob_awake * lk) / p_data)
                                                 ][, ":="(check_null_posterior = sum(null_posterior)),
                                                   by = number_sleeping]

quourm_sleep_null_model <- (quourm_sleep_m |>
  merge(null_id_n_sleeping_m[, c("id", "number_sleeping", "null_posterior", "is_sleeping")] |>
          rbind(null_id_n_awake_m[, c("id", "number_sleeping", "null_posterior", "is_sleeping")]),
        by = c("id", "number_sleeping", "is_sleeping")))[, ":="(diff = freq_id_by_sleep - null_posterior,
                                                                ratio = freq_id_by_sleep/null_posterior)]

ggplot(quourm_sleep_null_model) +
  geom_line(aes(number_sleeping, freq_id_by_sleep, color = dominance, group = id),
            linewidth = 1) +
  geom_line(aes(number_sleeping, null_posterior, color = dominance, group = id),
            linewidth = 1, lty = "dashed") +
  ylab("Probability") +
  scale_color_viridis_c(option = "viridis") +
  facet_grid(cols = vars(id), row = vars(is_sleeping)) +
  background_grid()

ggsave(here("figures", "mean.VeBDAs threshold 0.03", "diff_null_data~number_sleeping_by_id2.png"),
       height = 10,
       width = 10,
       bg = "white")

ggplot(quourm_sleep_null_model) +
  geom_line(aes(number_sleeping, diff, color = dominance, group = id),
            linewidth = 1) +
  ylab("Difference") +
  scale_color_viridis_c(option = "viridis") +
  facet_grid(cols = vars(id), row = vars(is_sleeping)) +
  background_grid()

ggplot(quourm_sleep_null_model) +
  geom_line(aes(number_sleeping, diff, color = dominance, group = id),
            linewidth = 1) +
  ylab("Difference") +
  scale_color_viridis_c(option = "viridis") +
  facet_wrap(~is_sleeping) +
  background_grid()

ggsave(here("figures", "mean.VeBDAs threshold 0.03", "diff_null_data~number_sleeping_by_id.png"),
       height = 10,
       width = 10,
       bg = "white")

ggplot(quourm_sleep_null_model) +
  geom_point(aes(number_sleeping, diff, color = dominance, group = id),
            size = 1, alpha = 0.3) +
  geom_smooth(aes(number_sleeping, diff, color = dominance, group = id),
              method = "lm") +
  ylab("Difference") +
  scale_color_viridis_c(option = "viridis") +
  facet_wrap(~is_sleeping) +
  background_grid()

ggplot(quourm_sleep_null_model) +
  geom_point(aes(number_sleeping, ratio, color = dominance, group = id),
             size = 1, alpha = 0.3) +
  geom_smooth(aes(number_sleeping, ratio, 
                  color = dominance, group = id,
                  weight = count), se = F,
              method = "lm") +
  ylab("Difference") +
  scale_color_viridis_c(option = "viridis") +
  facet_wrap(~is_sleeping) +
  background_grid()

ggplot(quourm_sleep_null_model) +
  geom_line(aes(number_sleeping, ratio, color = dominance, group = id),
            linewidth = 1) +
  ylab("Difference") +
  geom_hline(aes(yintercept = 1), size = 2, lty = "dotted") +
  scale_color_viridis_c(option = "viridis") +
  facet_wrap(~is_sleeping) +
  background_grid()

ggsave(here("figures", "mean.VeBDAs threshold 0.03", "ratio_null_data~number_sleeping_by_id.png"),
       height = 10,
       width = 10,
       bg = "white")


ggplot(quourm_sleep_null_model) +
  geom_line(aes(number_sleeping, ratio, color = is_sleeping, group = is_sleeping),
            linewidth = 1) +
  ylab("ratio") +
  geom_hline(aes(yintercept = 1), size = 2, lty = "dotted") +
  facet_wrap(~id) +
  background_grid()


## Calculate likelihood of data ----
